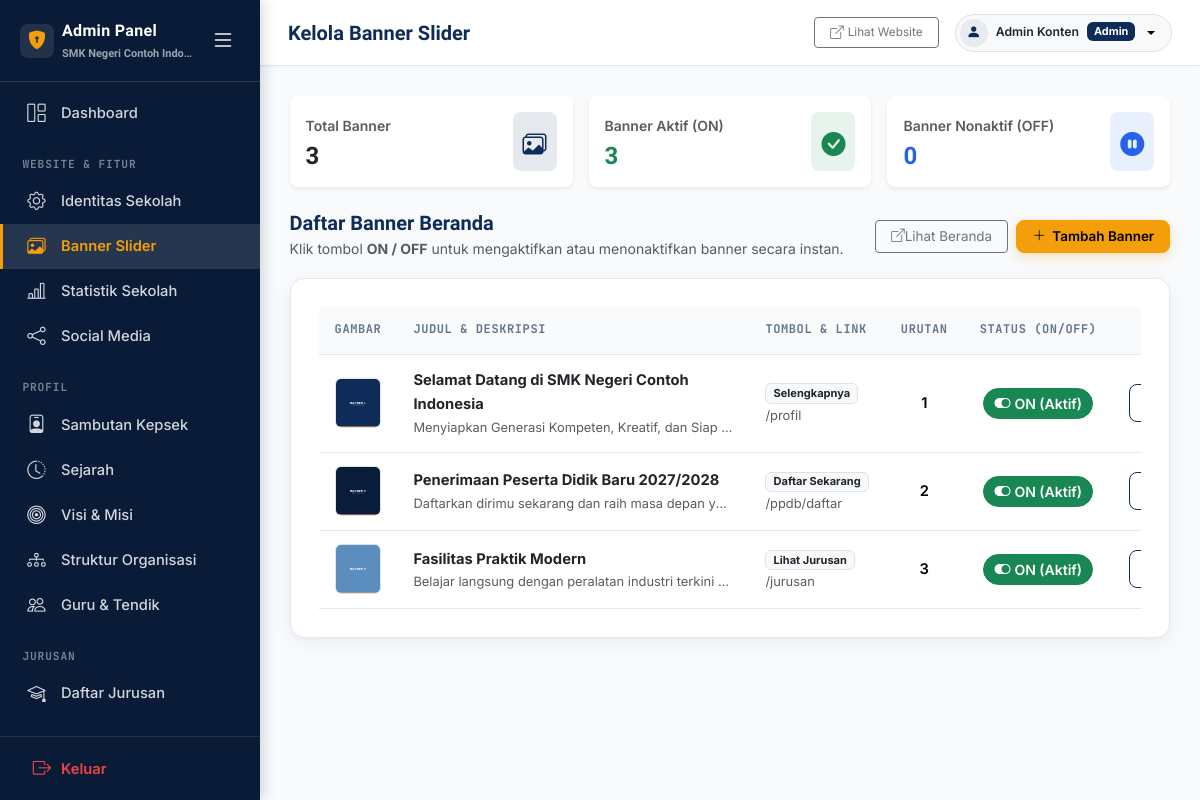
The page /admin/banners/index.php (signed in) on the database its author committed.
### tables this page shows
CREATE TABLE school_profile (
  id INT UNSIGNED AUTO_INCREMENT PRIMARY KEY,
  school_name VARCHAR(150) NOT NULL,
  npsn VARCHAR(20) DEFAULT NULL,
  address VARCHAR(255) DEFAULT NULL,
  phone VARCHAR(50) DEFAULT NULL,
  email VARCHAR(150) DEFAULT NULL,
  website VARCHAR(150) DEFAULT NULL,
  description TEXT,
  logo VARCHAR(255) DEFAULT NULL,
  favicon VARCHAR(255) DEFAULT NULL,
  theme_color_primary VARCHAR(20) DEFAULT '#0F2C59',
  theme_color_secondary VARCHAR(20) DEFAULT '#2563EB',
  theme_color_accent VARCHAR(20) DEFAULT '#F59E0B',
  theme_preset VARCHAR(50) DEFAULT 'navy_classic',
  map_url VARCHAR(255) DEFAULT NULL,
  accreditation VARCHAR(10) DEFAULT NULL,
  founded_year VARCHAR(10) DEFAULT NULL,
  running_text TEXT DEFAULT NULL,
  is_running_text_active TINYINT(1) DEFAULT 1,
  video_profile_url VARCHAR(255) DEFAULT 'https://www.youtube.com/watch?v=7vhYf5p_yhs',
  video_title VARCHAR(200) DEFAULT 'Video Profil & Fasilitas Sekolah',
  video_description TEXT DEFAULT NULL,
  video_features TEXT DEFAULT NULL,
  whatsapp_ppdb VARCHAR(50) DEFAULT '6281234567890',
  whatsapp_bkk VARCHAR(50) DEFAULT '6281234567891',
  whatsapp_tu VARCHAR(50) DEFAULT '6281234567892',
  created_at DATETIME DEFAULT CURRENT_TIMESTAMP,
  updated_at DATETIME DEFAULT CURRENT_TIMESTAMP ON UPDATE CURRENT_TIMESTAMP
);

CREATE TABLE banners (
  id INT UNSIGNED AUTO_INCREMENT PRIMARY KEY,
  title VARCHAR(150) NOT NULL,
  description VARCHAR(255) DEFAULT NULL,
  image VARCHAR(255) NOT NULL,
  button_text VARCHAR(50) DEFAULT NULL,
  button_url VARCHAR(255) DEFAULT NULL,
  sort_order INT UNSIGNED DEFAULT 0,
  status TINYINT(1) NOT NULL DEFAULT 1,
  created_at DATETIME DEFAULT CURRENT_TIMESTAMP,
  updated_at DATETIME DEFAULT CURRENT_TIMESTAMP ON UPDATE CURRENT_TIMESTAMP
);

### includes/functions.php (called while the page is built, shortened)
<?php
function e(?string $value): string
{
    return htmlspecialchars((string) ($value ?? ''), ENT_QUOTES | ENT_SUBSTITUTE, 'UTF-8');
}
function getSchoolProfile(): array
{
    static $profile = null;
    if ($profile === null) {
        $stmt = getDB()->query('SELECT * FROM school_profile ORDER BY id LIMIT 1');
        $profile = $stmt->fetch() ?: [];
    }
    return $profile;
}
function getSchoolLevel(): string
{
    if (defined('APP_SCHOOL_LEVEL')) {
        $lvl = strtoupper(trim(APP_SCHOOL_LEVEL));
        if (in_array($lvl, ['MULTI', 'SMA', 'SMK', 'SMP', 'SD'], true)) {
            return $lvl;
        }
    }
    return 'MULTI';
}
function isSchoolLevelLocked(): bool
{
    return getSchoolLevel() !== 'MULTI';
}
function getAllowedModulesForLevel(string $level): array
{
    return match($level) {
        'SMA'       => ['majors', 'kelulusan', 'downloads', 'agendas', 'ppdb', 'extracurriculars', 'prestasi', 'testimonials', 'news', 'galleries', 'video_profile', 'guestbook', 'statistics'],
        'SMP', 'SD' => ['downloads', 'agendas', 'ppdb', 'extracurriculars', 'prestasi', 'news', 'galleries', 'video_profile', 'guestbook', 'statistics'],
        default     => ['bkk', 'partners', 'majors', 'kelulusan', 'downloads', 'agendas', 'ppdb', 'extracurriculars', 'prestasi', 'testimonials', 'news', 'galleries', 'video_profile', 'guestbook', 'statistics'],
    };
}
function isModuleActive(string $moduleKey): bool
{
    if (isSchoolLevelLocked()) {
        $allowed = getAllowedModulesForLevel(getSchoolLevel());
    }
    static $moduleCache = null;
    if ($moduleCache === null) {
        $moduleCache = [];
        try {
            $db = getDB();
            $rows = $db->query("SELECT module_key, is_active FROM site_modules")->fetchAll(PDO::FETCH_KEY_PAIR);
            if (is_array($rows)) {
                $moduleCache = array_map('intval', $rows);
            }
        } catch (Throwable $e) {
            return true;
        }
    }
    return !isset($moduleCache[$moduleKey]) || $moduleCache[$moduleKey] === 1;
}

### config/database.php (called while the page is built)
<?php
class Database
{
    private static ?PDO $instance = null;
    public static function getInstance(): PDO
    {
        if (self::$instance === null) {
            $host   = getenv('DB_HOST') ?: 'localhost';
            $dbname = getenv('DB_NAME') ?: 'smk_school';
            $user   = getenv('DB_USER') ?: 'root';
            $pass   = getenv('DB_PASS') !== false ? (string)getenv('DB_PASS') : '';
            $dsn = 'mysql:host=' . $host . ';dbname=' . $dbname . ';charset=utf8mb4';
            try {
                self::$instance = new PDO($dsn, $user, $pass, [
                    PDO::ATTR_ERRMODE            => PDO::ERRMODE_EXCEPTION,
                    PDO::ATTR_DEFAULT_FETCH_MODE  => PDO::FETCH_ASSOC,
                    PDO::ATTR_EMULATE_PREPARES    => false,
                ]);
            } catch (PDOException $e) {
                error_log('Database connection failed: ' . $e->getMessage());
                die('Koneksi database gagal. Silakan hubungi administrator.');
            }
        }
        return self::$instance;
    }
}
function getDB(): PDO
{
    return Database::getInstance();
}

### admin/banners/index.php (the view, shortened to what this page needs)
<?php
$db = getDB();
$banners = $db->query("SELECT * FROM banners ORDER BY sort_order ASC, id DESC")->fetchAll();
$totalBanners = count($banners);
$activeBanners = count(array_filter($banners, fn($b) => (int)$b['status'] === 1));
$inactiveBanners = $totalBanners - $activeBanners;
require __DIR__ . '/../includes/header.php';
require __DIR__ . '/../includes/sidebar.php';
require __DIR__ . '/../includes/topbar.php';
?>
<div class="row g-3 mb-4">
  <div class="col-sm-4">
    <div class="card border-0 shadow-sm rounded-3 p-3 bg-white">
      <div class="d-flex align-items-center justify-content-between">
        <div>
          <span class="text-muted small fw-semibold">Total Banner</span>
          <h3 class="h4 fw-bold text-dark mb-0 mt-1"><?= $totalBanners ?></h3>
        </div>
        <div class="p-2.5 rounded-3 bg-primary bg-opacity-10 text-primary fs-4">
          <i class="bi bi-images"></i>
        </div>
      </div>
    </div>
  </div>
  <div class="col-sm-4">
    <div class="card border-0 shadow-sm rounded-3 p-3 bg-white">
      <div class="d-flex align-items-center justify-content-between">
        <div>
          <span class="text-muted small fw-semibold">Banner Aktif (ON)</span>
          <h3 class="h4 fw-bold text-success mb-0 mt-1"><?= $activeBanners ?></h3>
        </div>
        <div class="p-2.5 rounded-3 bg-success bg-opacity-10 text-success fs-4">
          <i class="bi bi-check-circle-fill"></i>
        </div>
      </div>
    </div>
  </div>
  <div class="col-sm-4">
    <div class="card border-0 shadow-sm rounded-3 p-3 bg-white">
      <div class="d-flex align-items-center justify-content-between">
        <div>
          <span class="text-muted small fw-semibold">Banner Nonaktif (OFF)</span>
          <h3 class="h4 fw-bold text-secondary mb-0 mt-1"><?= $inactiveBanners ?></h3>
        </div>
        <div class="p-2.5 rounded-3 bg-secondary bg-opacity-10 text-secondary fs-4">
          <i class="bi bi-pause-circle-fill"></i>
        </div>
      </div>
    </div>
  </div>
</div>
<div class="d-flex justify-content-between align-items-center mb-3 flex-wrap gap-2">
  <div>
    <h2 class="h5 fw-bold text-primary mb-0">Daftar Banner Beranda</h2>
    <span class="text-muted small">Klik tombol <strong>ON / OFF</strong> untuk mengaktifkan atau menonaktifkan banner secara instan.</span>
  </div>
  <div class="d-flex gap-2">
    <a href="<?= e(BASE_URL) ?>/" target="_blank" class="btn btn-outline-secondary btn-sm d-flex align-items-center gap-1.5">
      <i class="bi bi-box-arrow-up-right"></i> Lihat Beranda
    </a>
    <a href="form.php" class="btn btn-accent btn-sm d-flex align-items-center gap-1.5">
      <i class="bi bi-plus-lg"></i> Tambah Banner
    </a>
  </div>
</div>
<div class="admin-card">
  <div class="table-responsive">
    <table class="table table-admin align-middle mb-0">
      <thead>
        <tr>
          <th style="width: 100px;">Gambar</th>
          <th>Judul &amp; Deskripsi</th>
          <th>Tombol &amp; Link</th>
          <th style="width: 80px;" class="text-center">Urutan</th>
          <th style="width: 140px;" class="text-center">Status (ON/OFF)</th>
          <th style="width: 110px;" class="text-center">Aksi</th>
        </tr>
      </thead>
      <tbody>
        <?php foreach ($banners as $b): ?>
        <tr>
          <td>
            <a href="<?= e(BASE_URL . '/' . $b['image']) ?>" target="_blank">
              <img src="<?= e(BASE_URL . '/' . $b['image']) ?>" class="rounded border shadow-xs" style="width: 85px; height: 50px; object-fit: cover;" alt="<?= e($b['title']) ?>">
            </a>
          </td>
          <td>
            <div class="fw-bold text-dark"><?= e($b['title']) ?></div>
            <?php if (!empty($b['description'])): ?>
              <small class="text-muted d-block text-truncate" style="max-width: 320px;"><?= e($b['description']) ?></small>
            <?php endif; ?>
          </td>
          <td>
            <?php if (!empty($b['button_text'])): ?>
              <span class="badge bg-light text-dark border"><?= e($b['button_text']) ?></span>
              <small class="text-muted d-block mt-0.5"><?= e($b['button_url'] ?? '#') ?></small>
            <?php else: ?>
              <span class="text-muted small">Tanpa tombol</span>
            <?php endif; ?>
          </td>
          <td class="text-center fw-semibold"><?= (int) $b['sort_order'] ?></td>
          <td class="text-center">
            <form method="post" action="toggle.php" class="d-inline">
              <?php if ($b['status']): ?>
                <button type="submit" class="btn btn-sm btn-success px-2.5 py-1 rounded-pill fw-semibold shadow-xs d-inline-flex align-items-center gap-1" title="Klik untuk menonaktifkan (OFF)">
                  <i class="bi bi-toggle-on fs-6"></i>
                  <span>ON (Aktif)</span>
                </button>
              <?php endif; ?>
            </form>
          </td>
          <td class="text-center">
            <div class="btn-group btn-group-sm">
              <a href="form.php?id=<?= (int) $b['id'] ?>" class="btn btn-outline-primary-custom" title="Edit Banner">
              </a>
            </div>
          </td>
        </tr>
        <?php endforeach; ?>
      </tbody>
    </table>
  </div>
</div>
<?php require __DIR__ . '/../includes/footer.php'; ?>

### admin/includes/sidebar.php (shortened to what this page needs)
<?php
$currentScript = $_SERVER['SCRIPT_NAME'] ?? '';
$sidebarProfile = getSchoolProfile();
function navIsActive(string $needle, string $currentScript): bool
{
    return str_contains($currentScript, '/admin/' . $needle);
}
?>
<aside class="admin-sidebar" id="adminSidebar">
  <div class="sidebar-brand d-flex align-items-center justify-content-between">
    <div class="sidebar-brand-left d-flex align-items-center gap-2 overflow-hidden" title="Admin Panel">
      <div class="p-1.5 rounded-3 bg-white bg-opacity-10 d-inline-flex align-items-center justify-content-center flex-shrink-0" style="width:34px;height:34px;">
        <i class="bi bi-shield-lock-fill" style="color: var(--color-accent); font-size:1.15rem;"></i>
      </div>
      <div class="overflow-hidden">
        <span class="sidebar-brand-title text-nowrap fw-bold d-block text-white" style="letter-spacing: 0.02em; font-size: 1rem;">Admin Panel</span>
        <span class="sidebar-brand-subtitle text-nowrap text-white-50 d-block text-truncate" style="font-size: 11px; max-width: 135px;"><?= e($sidebarProfile['school_name'] ?? 'SMK School') ?></span>
      </div>
    </div>
    <button type="button" class="btn btn-sm btn-link text-white-50 p-1 sidebar-toggle-btn shadow-none flex-shrink-0" id="sidebarToggleInsideBtn" title="Buka / Tutup Sidebar" aria-label="Toggle Sidebar">
      <i class="bi bi-list fs-4 text-white"></i>
    </button>
  </div>
  <div class="sidebar-nav-scroll flex-grow-1 overflow-y-auto overflow-x-hidden">
    <nav class="nav flex-column py-2">
      <a class="nav-link <?= str_ends_with($currentScript, '/admin/dashboard.php') ? 'active' : '' ?>" href="<?= e(BASE_URL) ?>/admin/dashboard.php" title="Dashboard">
        <i class="bi bi-grid-1x2"></i> <span class="nav-text">Dashboard</span>
      </a>
      <div class="nav-section-label">Website &amp; Fitur</div>
      <a class="nav-link <?= navIsActive('profile', $currentScript) ? 'active' : '' ?>" href="<?= e(BASE_URL) ?>/admin/profile/index.php" title="Identitas & Profil Website"><i class="bi bi-gear"></i> <span class="nav-text">Identitas Sekolah</span></a>
      <a class="nav-link <?= navIsActive('banners', $currentScript) ? 'active' : '' ?>" href="<?= e(BASE_URL) ?>/admin/banners/index.php" title="Banner Slider"><i class="bi bi-images"></i> <span class="nav-text">Banner Slider</span></a>
      <?php if (isModuleActive('statistics')): ?>
      <a class="nav-link <?= navIsActive('statistics', $currentScript) ? 'active' : '' ?>" href="<?= e(BASE_URL) ?>/admin/statistics/index.php" title="Statistik Sekolah (Jumlah Siswa, Guru, dll)"><i class="bi bi-bar-chart-line"></i> <span class="nav-text">Statistik Sekolah</span></a>
      <?php endif; ?>
      <a class="nav-link <?= navIsActive('social-media', $currentScript) ? 'active' : '' ?>" href="<?= e(BASE_URL) ?>/admin/social-media/index.php" title="Social Media"><i class="bi bi-share"></i> <span class="nav-text">Social Media</span></a>
      <div class="nav-section-label">Profil</div>
      <a class="nav-link <?= navIsActive('principal', $currentScript) ? 'active' : '' ?>" href="<?= e(BASE_URL) ?>/admin/principal/index.php" title="Sambutan Kepsek"><i class="bi bi-person-badge"></i> <span class="nav-text">Sambutan Kepsek</span></a>
      <a class="nav-link <?= navIsActive('history', $currentScript) ? 'active' : '' ?>" href="<?= e(BASE_URL) ?>/admin/history/index.php" title="Sejarah"><i class="bi bi-clock-history"></i> <span class="nav-text">Sejarah</span></a>
      <a class="nav-link <?= navIsActive('vision-mission', $currentScript) ? 'active' : '' ?>" href="<?= e(BASE_URL) ?>/admin/vision-mission/index.php" title="Visi &amp; Misi"><i class="bi bi-bullseye"></i> <span class="nav-text">Visi &amp; Misi</span></a>
      <a class="nav-link <?= navIsActive('organization', $currentScript) ? 'active' : '' ?>" href="<?= e(BASE_URL) ?>/admin/organization/index.php" title="Struktur Organisasi"><i class="bi bi-diagram-3"></i> <span class="nav-text">Struktur Organisasi</span></a>
      <a class="nav-link <?= navIsActive('teachers', $currentScript) ? 'active' : '' ?>" href="<?= e(BASE_URL) ?>/admin/teachers/index.php" title="Guru &amp; Tendik"><i class="bi bi-people"></i> <span class="nav-text">Guru &amp; Tendik</span></a>
      <?php if (isModuleActive('majors')): ?>
      <div class="nav-section-label"><?= getSchoolLevel() === 'SMA' ? 'Peminatan' : 'Jurusan' ?></div>
      <a class="nav-link <?= navIsActive('majors', $currentScript) ? 'active' : '' ?>" href="<?= e(BASE_URL) ?>/admin/majors/index.php" title="<?= getSchoolLevel() === 'SMA' ? 'Daftar Peminatan' : 'Daftar Jurusan' ?>"><i class="bi bi-mortarboard"></i> <span class="nav-text"><?= getSchoolLevel() === 'SMA' ? 'Daftar Peminatan' : 'Daftar Jurusan' ?></span></a>
      <?php endif; ?>
      <div class="nav-section-label">Berita</div>
    </nav>
  </div>
  <div class="sidebar-footer flex-shrink-0">
    <a class="nav-link sidebar-logout-btn text-danger fw-semibold d-flex align-items-center gap-2" href="#" data-bs-toggle="modal" data-bs-target="#logoutConfirmModal" title="Keluar dari Panel Admin">
      <i class="bi bi-box-arrow-right text-danger fs-5"></i>
      <span class="nav-text text-danger">Keluar</span>
    </a>
  </div>
</aside>

### rows shown on the page
school_profile: school_name "SMK Negeri Contoh Indo…"
banners: image (picture), title "Selamat Datang di SMK Negeri Contoh Indonesia", description "Menyiapkan Generasi Kompeten, Kreatif, dan Siap…", button_text "Selengkapnya", button_url "/profil", sort_order "1", status 1 (drawn)
banners: image (picture), title "Penerimaan Peserta Didik Baru 2027/2028", description "Daftarkan dirimu sekarang dan raih masa depan y…", button_text "Daftar Sekarang", button_url "/ppdb/daftar", sort_order "2", status 1 (drawn)
banners: image (picture), title "Fasilitas Praktik Modern", description "Belajar langsung dengan peralatan industri terkini…", button_text "Lihat Jurusan", button_url "/jurusan", sort_order "3", status 1 (drawn)

### other values the page prints
$pageTitle "Kelola Banner Slider"
$_SESSION['admin_name'] "Admin Konten"
$_SESSION['admin_role'] "Admin"
$totalBanners "3"
$activeBanners "3"
$inactiveBanners "0"
